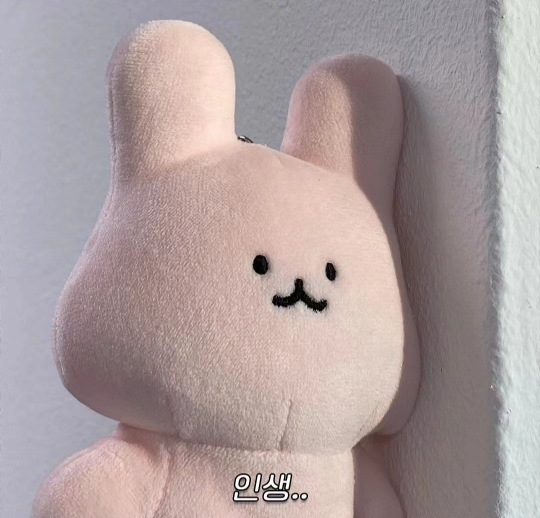
#> input picture week7/imagetest.jpg, 1080 x 1036 px (shown at 1/2 size)
$ python 12prob5.py
#> lines starting #> are read from the running program, lines starting #| are printed output that depends on the picture
import cv2

# 加载图片
image = cv2.imread('imagetest.jpg')
#> image is the input picture: shape (1036, 1080, 3); mean B, G, R 157.5, 157.1, 171.6

# 将图片转化为灰度图像
gray_image = cv2.cvtColor(image, cv2.COLOR_BGR2GRAY)
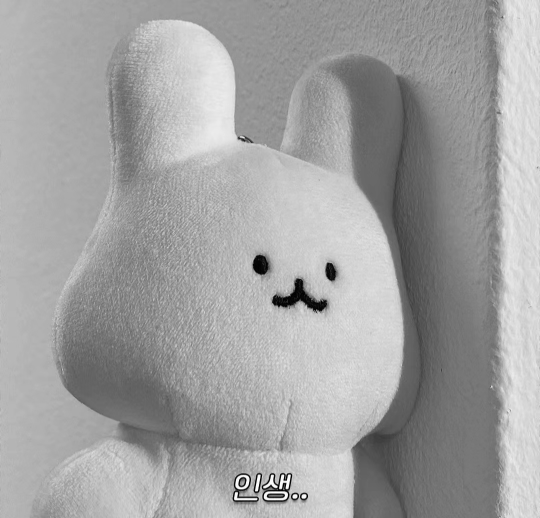
#> gray_image: shape (1036, 1080) (shown at 1/2 size); min 0, max 255, mean 161.5

# 指定输出图像的大小
target_size = (400, 300)
resized_image = cv2.resize(image, target_size)
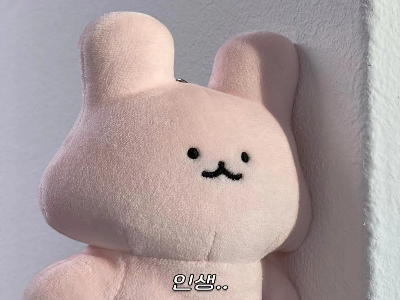
#> resized_image: shape (300, 400, 3); mean B, G, R 157.4, 157, 171.5

# 显示灰度图像
cv2.imshow('Gray Image', gray_image)
cv2.waitKey(0)

# 显示放缩后的图像
cv2.imshow('Resized Image', resized_image)
cv2.waitKey(0)

# 关闭所有窗口
cv2.destroyAllWindows()
